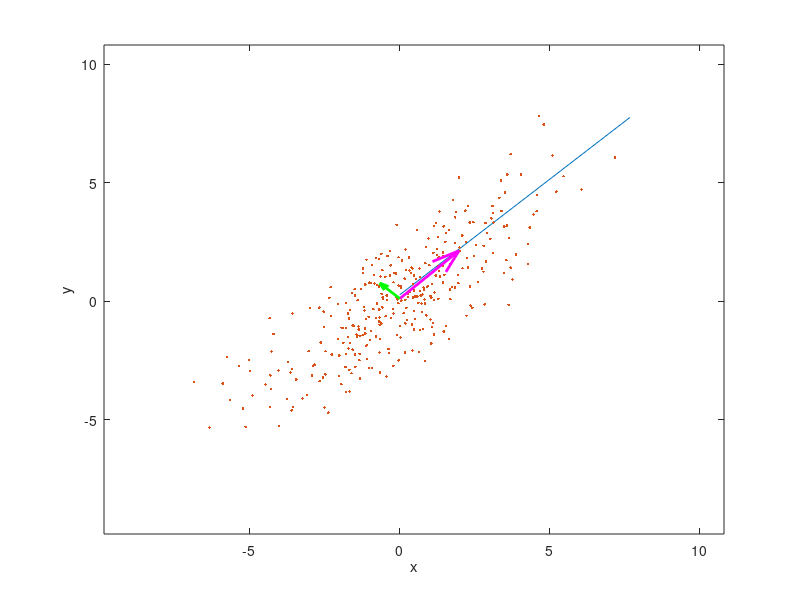

Source code (MATLAB):
clear all;
close all;
%%
% Create some random data
s = [2 2];
x = randn(334,1);
y1 = normrnd(s(1).*x,1);
y2 = normrnd(s(2).*x,1);
data = [y1 y2];

% Calculate the eigenvectors and eigenvalues
covariance = cov(data)
[eigenvec, eigenval ] = eig(covariance)

% Get the index of the largest eigenvector
[largest_eigenvec_ind_c, r] = find(eigenval == max(max(eigenval)))
largest_eigenvec = eigenvec(:, largest_eigenvec_ind_c)

% Get the largest eigenvalue
largest_eigenval = max(max(eigenval))

% Get the smallest eigenvector and eigenvalue
if(largest_eigenvec_ind_c == 1)
    smallest_eigenval = max(eigenval(:,2))
    smallest_eigenvec = eigenvec(:,2)
else
    smallest_eigenval = max(eigenval(:,1))
    smallest_eigenvec = eigenvec(1,:)
end

% Calculate the angle between the x-axis and the largest eigenvector
angle = atan2(largest_eigenvec(2), largest_eigenvec(1))

% This angle is between -pi and pi.
% Let's shift it such that the angle is between 0 and 2pi
if(angle < 0)
    angle = angle + 2*pi;
end

% Get the coordinates of the data mean
avg = mean(data);

% Get the 95% confidence interval error ellipse
chisquare_val = 2.4477;
theta_grid = linspace(0,2*pi);
phi = angle;
X0=avg(1);
Y0=avg(2);
a=chisquare_val*sqrt(largest_eigenval);
b=chisquare_val*sqrt(smallest_eigenval);

% the ellipse in x and y coordinates 
ellipse_x_r  = a*cos( theta_grid );
ellipse_y_r  = b*sin( theta_grid );

%Define a rotation matrix
R = [ cos(phi) sin(phi); -sin(phi) cos(phi) ];

%let's rotate the ellipse to some angle phi
r_ellipse = [ellipse_x_r;ellipse_y_r];

% Draw the error ellipse
plot(r_ellipse(:,1) + X0,r_ellipse(:,2) + Y0,'-')
hold on;

% Plot the original data
plot(data(:,1), data(:,2), '.');
mindata = min(min(data));
maxdata = max(max(data));
xlim([mindata-3, maxdata+3]);
ylim([mindata-3, maxdata+3]);
hold on;

% Plot the eigenvectors
quiver(X0, Y0, largest_eigenvec(1)*sqrt(largest_eigenval), largest_eigenvec(2)*sqrt(largest_eigenval), '-m', 'LineWidth',2);
quiver(X0, Y0, smallest_eigenvec(1)*sqrt(smallest_eigenval), smallest_eigenvec(2)*sqrt(smallest_eigenval), '-g', 'LineWidth',2);
hold on;

% Set the axis labels
hXLabel = xlabel('x');
hYLabel = ylabel('y');
